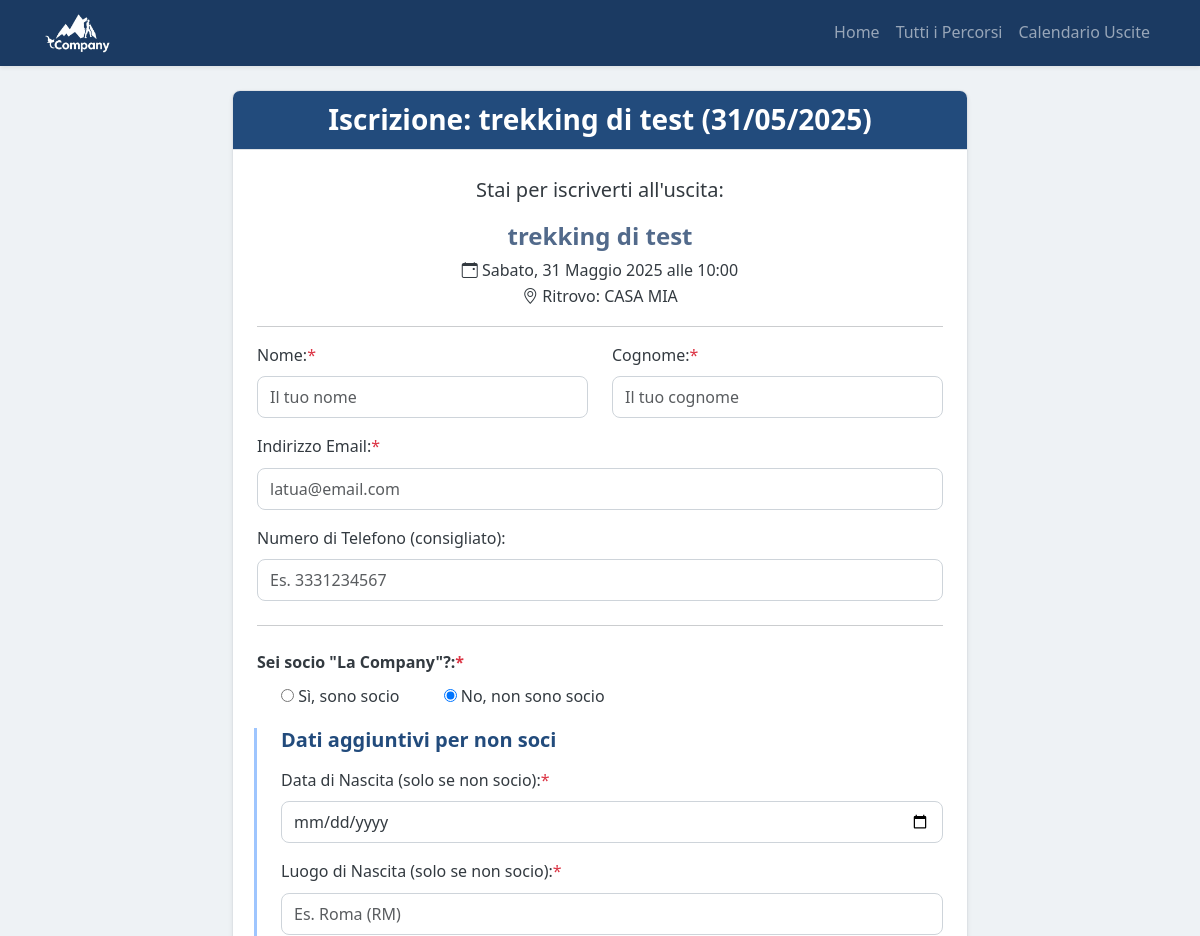
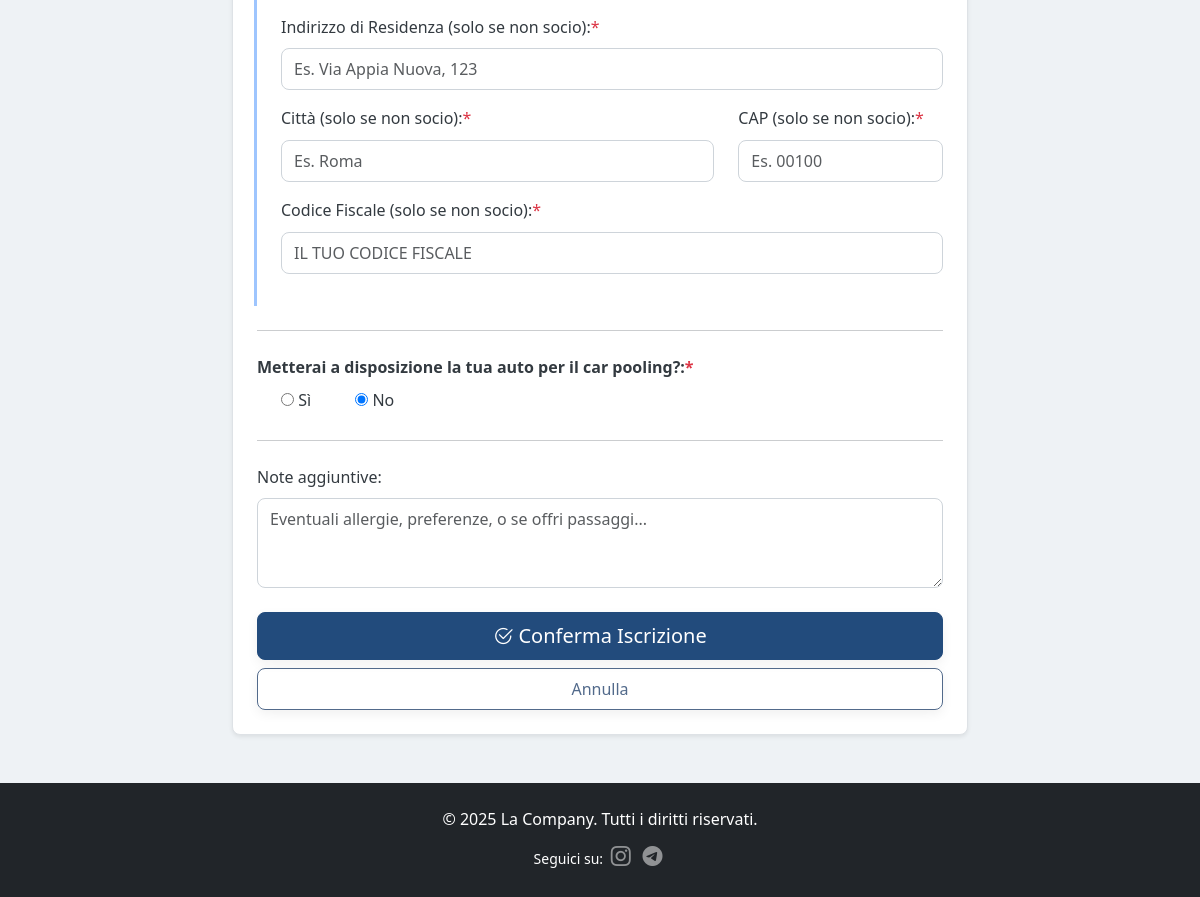
/iscrizione/4/, run on the app's committed database (2 pictures, top to bottom).
### trekking/models.py (models this page shows, shortened)
class ScheduledTrek(models.Model):
    EVENT_STATUS_CHOICES = [
        ('PIANIFICATO', 'Pianificato'),
        ('CONFERMATO', 'Confermato'),
        ('ANNULLATO_METEO', 'Annullato (Meteo)'),
        ('ANNULLATO_ORGANIZZATORE', 'Annullato (Organizzatore)'),
        ('COMPLETATO', 'Completato'),
    ]
    trek = models.ForeignKey(Trek, on_delete=models.CASCADE, verbose_name="Trekking di Riferimento")
    date = models.DateField(verbose_name="Data Uscita")
    start_time = models.TimeField(verbose_name="Orario di Ritrovo", blank=True, null=True)
    meeting_point_specific = models.TextField(verbose_name="Punto di Ritrovo Specifico", help_text="Indirizzo preciso, coordinate, link Google Maps per questa uscita.")
    guide_name = models.CharField(max_length=100, blank=True, null=True, verbose_name="Nome Guida/Accompagnatore")
    max_participants = models.PositiveIntegerField(verbose_name="Numero Massimo Partecipanti")
    price = models.DecimalField(max_digits=7, decimal_places=2, verbose_name="Quota di Partecipazione (€)", blank=True, null=True, help_text="Lasciare vuoto o 0 se gratuito.")
    is_active = models.BooleanField(default=True, verbose_name="Visibile Pubblicamente nelle Liste Future", help_text="Controlla la visibilità nelle liste di uscite future attive. Viene gestito anche dal metodo save() in base allo stato.")
    registration_open = models.BooleanField(default=True, verbose_name="Iscrizioni Aperte (Manuale)")
    registration_deadline = models.DateTimeField(blank=True, null=True, verbose_name="Termine Iscrizioni", help_text="Opzionale: specifica data e ora esatta di chiusura. Se non impostato, le iscrizioni chiudono con l'inizio dell'evento o se 'Iscrizioni Aperte' è deselezionato.")
    event_status = models.CharField(max_length=30, choices=EVENT_STATUS_CHOICES, default='PIANIFICATO', verbose_name="Stato Uscita")
    additional_info_specific = models.TextField(blank=True, null=True, verbose_name="Info Aggiuntive Specifiche per l'Uscita")
    class Meta:
        verbose_name = "Uscita Programmata"
        verbose_name_plural = "Uscite Programmate"
        ordering = ['date', 'start_time']
    @property
    def current_participants_count(self):
        return self.registrations.filter(status='CONFERMATA').count()
    @property
    def spots_available(self):
        available = self.max_participants - self.current_participants_count
        return max(0, available)
    @property
    def is_cancelled(self): # NUOVA PROPRIETÀ
        return self.event_status in ['ANNULLATO_METEO', 'ANNULLATO_ORGANIZZATORE']
    @property
    def is_completed(self): # NUOVA PROPRIETÀ
        return self.event_status == 'COMPLETATO'
    @property
    def can_register(self):
        now = timezone.now()
        event_datetime_start = datetime.datetime.combine(self.date, self.start_time if self.start_time else datetime.time.min)
        if settings.USE_TZ and timezone.is_naive(event_datetime_start): # Rendi l'orario consapevole del fuso orario se USE_TZ è True
            event_datetime_start = timezone.make_aware(event_datetime_start, timezone.get_current_timezone())
        if self.is_cancelled or self.is_completed: return False
        if not self.registration_open: return False
        if now >= event_datetime_start : return False
        if self.registration_deadline and now > self.registration_deadline: return False
        if self.spots_available <= 0: return False
        return True
    def save(self, *args, **kwargs):
        now = timezone.now()
        event_datetime_start = datetime.datetime.combine(self.date, self.start_time if self.start_time else datetime.time.min)
        if settings.USE_TZ and timezone.is_naive(event_datetime_start):
             event_datetime_start = timezone.make_aware(event_datetime_start, timezone.get_current_timezone())
        is_past_event = event_datetime_start < now
        if self.is_cancelled or self.is_completed or is_past_event:
            self.is_active = False
            self.registration_open = False
            if is_past_event and not self.is_cancelled and not self.is_completed: # Se è passato e non era già annullato/completato
                 self.event_status = 'COMPLETATO'
        elif self.event_status in ['PIANIFICATO', 'CONFERMATO']:
            if not is_past_event:
                self.is_active = True
            else: # Non dovrebbe succedere se la logica sopra è corretta, ma per sicurezza
                self.is_active = False
                self.registration_open = False
                self.event_status = 'COMPLETATO'
        if self.registration_deadline and now > self.registration_deadline:
            self.registration_open = False
        super().save(*args, **kwargs)

class Trek(models.Model):
    name = models.CharField(max_length=200, verbose_name="Nome Trekking")
    slug = models.SlugField(max_length=220, unique=True, blank=True, help_text="Lasciare vuoto per generare automaticamente dal nome.")
    description_short = models.TextField(verbose_name="Descrizione Breve", help_text="Anteprima per le liste dei trekking.")
    description_long = models.TextField(verbose_name="Descrizione Completa")
    difficulty = models.ForeignKey(Difficulty, on_delete=models.SET_NULL, null=True, blank=True, verbose_name="Grado di Difficoltà")
    def get_main_image_upload_path(instance, filename):
        return os.path.join('trek_images', instance.slug, filename)
    main_image = models.ImageField(upload_to=get_main_image_upload_path, verbose_name="Immagine Principale", help_text="Immagine rappresentativa del trekking.")
    def get_gpx_upload_path(instance, filename):
        return os.path.join('gpx_tracks', instance.slug, filename)
    gpx_file = models.FileField(upload_to=get_gpx_upload_path, blank=True, null=True, verbose_name="File Traccia GPX")
    length_km = models.FloatField(verbose_name="Lunghezza (km)", blank=True, null=True)
    elevation_gain_meters = models.PositiveIntegerField(verbose_name="Dislivello Positivo (m)", blank=True, null=True)
    elevation_loss_meters = models.PositiveIntegerField(verbose_name="Dislivello Negativo (m)", blank=True, null=True, help_text="Se diverso da quello positivo (es. traversate).")
    estimated_duration = models.CharField(max_length=100, verbose_name="Durata Stimata", blank=True, null=True, help_text="Es: '3-4 ore', '1 giorno'")
    estimated_duration_hours = models.FloatField(verbose_name="Durata Stimata (ore numerico)", blank=True, null=True, help_text="Solo numero, es. 3.5 per 3 ore e mezza. Utile per calcoli.")
    location_area = models.CharField(max_length=150, verbose_name="Area Geografica", blank=True, null=True, help_text="Es: Dolomiti Bellunesi, Appennino Ligure")
    meeting_point_general_info = models.TextField(verbose_name="Info Generali Punto di Ritrovo", blank=True, null=True, help_text="Indicazioni generiche se il trekking non è schedulato.")
    equipment_mandatory = models.TextField(verbose_name="Equipaggiamento Obbligatorio", blank=True, null=True)
    equipment_recommended = models.TextField(verbose_name="Equipaggiamento Consigliato", blank=True, null=True)
    notes = models.TextField(verbose_name="Note Aggiuntive", blank=True, null=True, help_text="Eventuali particolarità, fonti d'acqua, rifugi, ecc.")
    is_published = models.BooleanField(default=True, verbose_name="Pubblicato")
    created_at = models.DateTimeField(auto_now_add=True, verbose_name="Data Creazione")
    updated_at = models.DateTimeField(auto_now=True, verbose_name="Data Aggiornamento")
    class Meta:
        verbose_name = "Trekking / Percorso"
        verbose_name_plural = "Trekking / Percorsi"
        ordering = ['name']

### trekking/views.py (the view, shortened to what this page needs)
# urls.py: path('iscrizione/<int:scheduled_trek_id>/', views.trek_registration_create, name='trek_registration_create'),
def trek_registration_create(request, scheduled_trek_id):
    scheduled_trek = get_object_or_404(ScheduledTrek, pk=scheduled_trek_id)
    if request.method == 'POST':
        form = TrekRegistrationForm(request.POST)
        if form.is_valid():
            if not scheduled_trek.can_register:
                messages.error(request, "Siamo spiacenti, le condizioni per l'iscrizione sono cambiate. Riprova.")
                return redirect('trekking:trek_detail', trek_slug=scheduled_trek.trek.slug)
            registration = form.save(commit=False)
            registration.scheduled_trek = scheduled_trek
            try:
                registration.save()
                messages.success(request, f"Grazie {registration.first_name}! La tua iscrizione per '{scheduled_trek.trek.name}' del {scheduled_trek.date.strftime('%d/%m/%Y')} è confermata.")
                return redirect('trekking:registration_success')
            except Exception as e:
                print(f"Errore durante il salvataggio della registrazione: {e}")
                if 'UNIQUE constraint failed' in str(e):
                    error_message = "Questa email risulta già iscritta a questa uscita."
                else:
                    error_message = "Spiacenti, si è verificato un problema tecnico. Riprova."
                messages.error(request, error_message)
                context = {'form': form, 'scheduled_trek': scheduled_trek, 'page_title': f"Iscrizione: {scheduled_trek.trek.name} ({scheduled_trek.date.strftime('%d/%m/%Y')})"}
                return render(request, 'trekking/trek_registration_form.html', context)
        else:
            messages.error(request, "Per favore, correggi gli errori evidenziati nel modulo.")
    else: # GET
        form = TrekRegistrationForm()
    context = {
        'form': form,
        'scheduled_trek': scheduled_trek,
        'page_title': f"Iscrizione: {scheduled_trek.trek.name} ({scheduled_trek.date.strftime('%d/%m/%Y')})"
    }
    return render(request, 'trekking/trek_registration_form.html', context)

### trekking/templates/trekking/trek_registration_form.html (shortened to what this page needs)
{% extends "trekking/base.html" %}
{% load static %}
{% block content %}
<div class="container mt-4 mb-5">
    <div class="row justify-content-center">
        <div class="col-md-9 col-lg-8">
            <div class="card shadow-sm">
                <div class="card-header bg-primary text-white">
                    <h3 class="mb-0 text-center">{{ page_title }}</h3>
                </div>
                <div class="card-body p-4">
                    <p class="lead text-center">Stai per iscriverti all'uscita:</p>
                    <div class="text-center mb-3">
                        <h4 class="text-secondary">{{ scheduled_trek.trek.name }}</h4>
                        <p class="mb-0"><i class="bi bi-calendar-event"></i> {{ scheduled_trek.date|date:"l, d F Y" }} {% if scheduled_trek.start_time %}alle {{ scheduled_trek.start_time|time:"H:i" }}{% endif %}</p>
                        <p><i class="bi bi-geo-alt"></i> Ritrovo: {{ scheduled_trek.meeting_point_specific }}</p>
                    </div>
                    <hr>
                    <form method="post" novalidate>
                        <div class="row">
                            <div class="col-md-6 mb-3">
                                <label for="{{ form.first_name.id_for_label }}" class="form-label">{{ form.first_name.label }}:<span class="text-danger">*</span></label>
                                {{ form.first_name }}
                            </div>
                            <div class="col-md-6 mb-3">
                                <label for="{{ form.last_name.id_for_label }}" class="form-label">{{ form.last_name.label }}:<span class="text-danger">*</span></label>
                                {{ form.last_name }}
                            </div>
                        </div>
                        <div class="mb-3">
                            <label for="{{ form.email.id_for_label }}" class="form-label">{{ form.email.label }}:<span class="text-danger">*</span></label>
                            {{ form.email }}
                        </div>
                        <div class="mb-3">
                            <label for="{{ form.phone.id_for_label }}" class="form-label">{{ form.phone.label }}:</label>
                            {{ form.phone }}
                        </div>
                        <hr class="my-4">
                        <div class="mb-3">
                            <p class="form-label fw-bold">{{ form.is_member.label }}:<span class="text-danger">*</span></p>
                            {% for radio in form.is_member %}
                            <div class="form-check form-check-inline">
                                {{ radio.tag }}
                                <label class="form-check-label" for="{{ radio.id_for_label }}">{{ radio.choice_label }}</label>
                            </div>
                            {% endfor %}
                        </div>
                        <div id="nonMemberFields" class="non-member-fields">
                            <h5 class="mb-3 text-primary">Dati aggiuntivi per non soci</h5>
                            <div class="mb-3">
                                <label for="{{ form.birth_date.id_for_label }}" class="form-label">{{ form.birth_date.label }}:<span class="text-danger js-required-indicator" style="display:none;">*</span></label>
                                {{ form.birth_date }}
                            </div>
                            <div class="mb-3">
                                <label for="{{ form.birth_place.id_for_label }}" class="form-label">{{ form.birth_place.label }}:<span class="text-danger js-required-indicator" style="display:none;">*</span></label>
                                {{ form.birth_place }}
                            </div>
                            <div class="mb-3">
                                <label for="{{ form.address.id_for_label }}" class="form-label">{{ form.address.label }}:<span class="text-danger js-required-indicator" style="display:none;">*</span></label>
                                {{ form.address }}
                            </div>
                            <div class="row">
                                <div class="col-md-8 mb-3">
                                    <label for="{{ form.city.id_for_label }}" class="form-label">{{ form.city.label }}:<span class="text-danger js-required-indicator" style="display:none;">*</span></label>
                                    {{ form.city }}
                                </div>
                                <div class="col-md-4 mb-3">
                                    <label for="{{ form.postal_code.id_for_label }}" class="form-label">{{ form.postal_code.label }}:<span class="text-danger js-required-indicator" style="display:none;">*</span></label>
                                    {{ form.postal_code }}
                                </div>
                            </div>
                            <div class="mb-3">
                                <label for="{{ form.fiscal_code.id_for_label }}" class="form-label">{{ form.fiscal_code.label }}:<span class="text-danger js-required-indicator" style="display:none;">*</span></label>
                                {{ form.fiscal_code }}
                            </div>
                        </div>
                        <hr class="my-4">
                        <div class="mb-3">
                            <p class="form-label fw-bold">{{ form.has_car.label }}:<span class="text-danger">*</span></p>
                             {% for radio in form.has_car %}
                            <div class="form-check form-check-inline">
                                {{ radio.tag }}
                                <label class="form-check-label" for="{{ radio.id_for_label }}">{{ radio.choice_label }}</label>
                            </div>
                            {% endfor %}
                        </div>
                        <hr class="my-4">
                        <div class="mb-3">
                            <label for="{{ form.notes_user.id_for_label }}" class="form-label">{{ form.notes_user.label }}:</label>
                            {{ form.notes_user }}
                        </div>
                        <div class="d-grid gap-2 mt-4">
                            <button type="submit" class="btn btn-primary btn-lg">
                                <i class="bi bi-check2-circle"></i> Conferma Iscrizione
                            </button>
                            <a href="{{ scheduled_trek.trek.get_absolute_url|default:'javascript:history.back()' }}" class="btn btn-outline-secondary">
                                Annulla
                            </a>
                        </div>
                    </form>
                </div>
            </div>
        </div>
    </div>
</div>
{% endblock %}

### data on the page
ScheduledTrek: trek.name "trekking di test", date "Sabato, 31 Maggio 2025", start_time "10:00", meeting_point_specific "CASA MIA"

### other printed values
{{ page_title }} "Iscrizione: trekking di test (31/05/2025)"
{{ radio.choice_label }} "Sì, sono socio" "No, non sono socio"
{{ radio.choice_label }} "Sì" "No"
